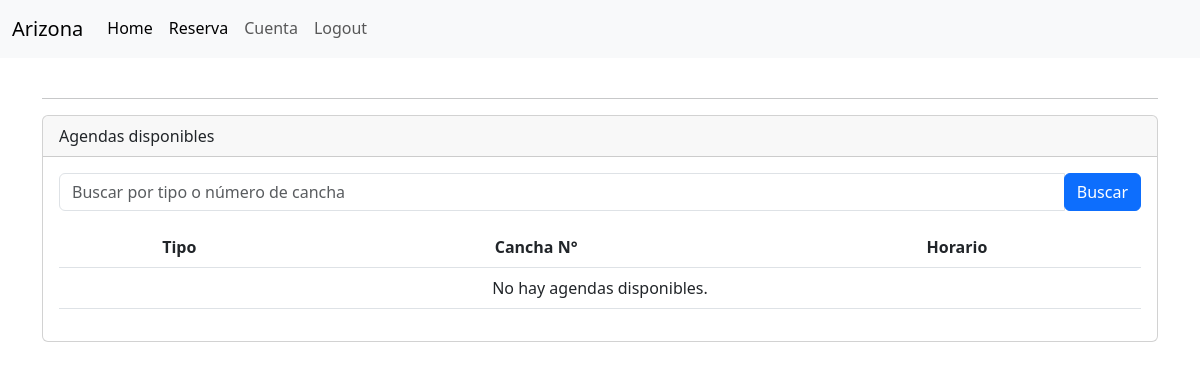
Before: /servicio/agenda/listar/ (signed in) with the older database file.
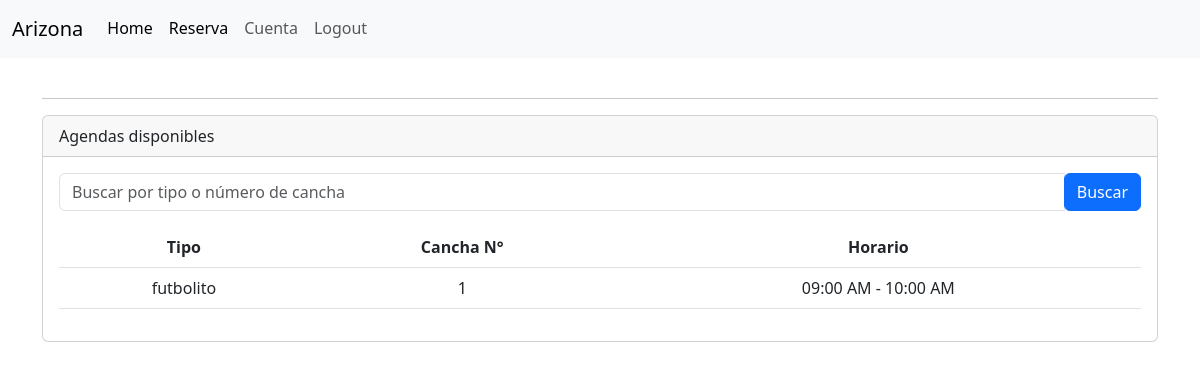
After: the same page with the newer database file.
### servicio/models.py (models this page shows, shortened)
class Agenda(models.Model):
    cancha = models.ForeignKey(Cancha, on_delete=models.CASCADE)
    horario = models.ForeignKey(Horario, on_delete=models.CASCADE)
    disponible = models.BooleanField(default=True)
    class Meta:
        verbose_name = _('Agenda')
        verbose_name_plural = _('Agendas')
        unique_together = ('cancha', 'horario')

class Cancha(models.Model):
    NUMERACION_CHOICES = [
        ('1', 'Cancha 1'),
        ('2', 'Cancha 2'),
        ('3', 'Cancha 3'),
        ('4', 'Cancha 4'),
        ('5', 'Cancha 5'),
        ('6', 'Cancha 6'),
        ('7', 'Cancha 7'),
        ('8', 'Cancha 8'),
    ]
    numeracion = models.CharField(max_length=10, choices=NUMERACION_CHOICES)
    tipo = models.ForeignKey(TipoCancha, on_delete=models.CASCADE, related_name='canchas')
    class Meta:
        verbose_name = _('Cancha')
        verbose_name_plural = _('Canchas')

class TipoCancha(models.Model):
    nombre = models.CharField(max_length=50)
    precio = models.DecimalField(max_digits=8, decimal_places=0)
    descripcion = models.TextField()
    def __str__(self):
        return self.nombre
    class Meta:
        verbose_name = _('Tipo de Cancha')
        verbose_name_plural = _('Tipos de Canchas')

class Horario(models.Model):
    AM = 'AM'
    PM = 'PM'
    MERIDIEM_CHOICES = [
        (AM, 'AM'),
        (PM, 'PM'),
    ]
    hora_inicio = models.TimeField()
    hora_fin = models.TimeField()
    meridiem = models.CharField(max_length=2, choices=MERIDIEM_CHOICES, default=PM)
    def __str__(self):
        return f'{self.hora_inicio.strftime("%I:%M %p")} - {self.hora_fin.strftime("%I:%M %p")}'

### servicio/views.py (the view)
# urls.py: path('agenda/listar/', AgendaListView.as_view(), name='agenda-listar'),
class AgendaListView(ListView):
    model = Agenda
    template_name = 'agendas/listar.html'
    context_object_name = 'agendas'
    def dispatch(self, request, *args, **kwargs):
        user = self.request.user
        if not (user.name and user.apellidos):
            messages.warning(self.request, "Completa tu nombre y apellidos antes de continuar.")
            profile_url = reverse('account:update_user')
            return redirect(profile_url)
        return super().dispatch(request, *args, **kwargs)
    def get_queryset(self):
        query = self.request.GET.get('q')
        queryset = super().get_queryset()
        if query:
            queryset = queryset.filter(
                Q(cancha__tipo__nombre__icontains=query) |
                Q(cancha__numeracion__icontains=query)
            )
        return queryset

### servicio/templatetags/custom_filters.py (called while the page is built)
@register.filter(name='has_permission')
def has_permission(user, permission_name):
    try:
        return user.roles.permisos.filter(nombre=permission_name).exists()
    except AttributeError:
        return False

### servicio/templates/agendas/listar.html (shortened to what this page needs)
{% extends "layout.html" %}
{% load static %}
{% load humanize %}
{% load custom_filters %}
{% block container %}
<div class="container">
  <br>
  <hr>
  <div class="card">
    <div class="card-header">
      Agendas disponibles
    </div>
    <div class="card-body">
      <form class="form-inline my-2 my-lg-0" method="GET">
        <div class="input-group mb-3">
            <input type="text" class="form-control" name="q" placeholder="Buscar por tipo o número de cancha" value="{{ request.GET.q }}">
            <div class="input-group-append">
                <button class="btn btn-primary" type="submit">Buscar</button>
            </div>
        </div>
    </form>
      <table class="table text-center">
        <thead>
          <tr>
            <th>Tipo</th>
            <th>Cancha N°</th>
            <th>Horario</th>
          </tr>
        </thead>
        <tbody>
          {% for agenda in agendas %}
          <tr>
            <td>{{ agenda.cancha.tipo }}</td>
            <td>{{ agenda.cancha.numeracion }}</td>
            <td>{{ agenda.horario }}</td>
          </tr>
          {% empty %}
          <tr>
            <td colspan="4">No hay agendas disponibles.</td>
          </tr>
          {% endfor %}
        </tbody>
      </table>
    </div>
  </div>
</div>
{% endblock %}

Changed rows visible on the page:
added Agenda: cancha.tipo "futbolito", cancha.numeracion "1", horario "09:00 AM - 10:00 AM"
Other visible differences:
text no longer shown: "No hay agendas disponibles."
